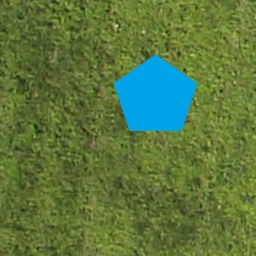
#> input picture image_processing/Grass_pentagon.jpg, 256 x 256 px
$ python image_processing.py
#> lines starting #> are read from the running program, lines starting #| are printed output that depends on the picture; after the words box and inside, x2 and y2 are one past the last pixel; in counts of white or black regions, pixels touching at a corner belong together
#code mostly from https://realpython.com/python-opencv-color-spaces/
import cv2
import numpy as np
import matplotlib.pyplot as plt
from matplotlib.colors import hsv_to_rgb

# [6 lines of commented-out code are left out]
img = cv2.imread('Grass_pentagon.jpg')
#> img is the input picture: shape (256, 256, 3); mean B, G, R 63.5, 119.2, 92.1

img = cv2.cvtColor(img,cv2.COLOR_BGR2RGB)

def crop_img(img,indx,done=False):

#> called with indx = 0, done = False
    if done is False:
        plt.imshow(img)
        plt.show()
        #sets the background of the image to black
        mask = np.zeros(img.shape[:2],np.uint8)
        bgdModel = np.zeros((1,65),np.float64)
        fgdModel = np.zeros((1,65),np.float64)
        rect = (50,50,450,290)
        cv2.grabCut(img,mask,rect,bgdModel,fgdModel,5,cv2.GC_INIT_WITH_RECT)
        mask2 = np.where((mask==2)|(mask==0),0,1).astype('uint8')
        img = img*mask2[:,:,np.newaxis]
        plt.imshow(img)
        #plt.show()

    #picks out a specific object in the image and crops out everything but that
    #code from opencv's website on watershed
    gray = cv2.cvtColor(img, cv2.COLOR_RGB2GRAY)
    ret, thresh = cv2.threshold(gray, 100, 255, cv2.THRESH_BINARY_INV+cv2.THRESH_OTSU)
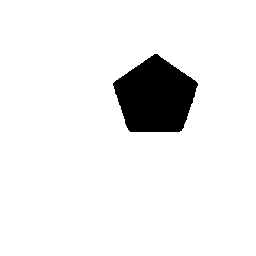
#> thresh: shape (256, 256); 92.9% white; 1 black region, box (x1, y1, x2, y2) and area: (113, 54, 198, 132) 4677
#> ret = 0
    # noise removal
    kernel = np.ones((3, 3), np.uint8)
    opening = cv2.morphologyEx(thresh, cv2.MORPH_OPEN, kernel, iterations=2)
    # sure background area
    sure_bg = cv2.dilate(opening, kernel, iterations=3)
#> sure_bg: shape (256, 256); 94.3% white; 1 black region, box (x1, y1, x2, y2) and area: (117, 59, 193, 129) 3743
    # Finding sure foreground area
    dist_transform = cv2.distanceTransform(opening, cv2.DIST_L2, 5)
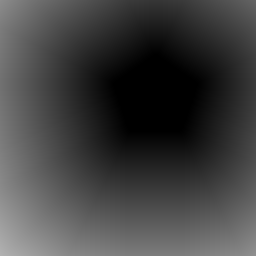
#> dist_transform: shape (256, 256) float32; min 0, max 178, mean 65
    ret, sure_fg = cv2.threshold(dist_transform, 0.7*dist_transform.max(), 255, 0)
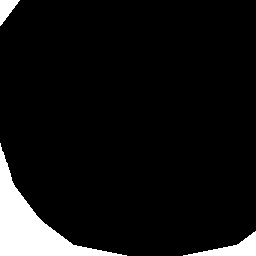
#> sure_fg: shape (256, 256) float32; 7.3% white; 3 white regions, box (x1, y1, x2, y2) and area: (0, 143, 127, 256) 3823, (183, 231, 256, 256) 668, (0, 0, 20, 26) 273
#> ret = 124.6
    # Finding unknown region
    sure_fg = np.uint8(sure_fg)
    unknown = cv2.subtract(sure_bg, sure_fg)
#> unknown: shape (256, 256); 87% white; 4 black regions, box (x1, y1, x2, y2) and area: (0, 143, 127, 256) 3823, (117, 59, 193, 129) 3743, (183, 231, 256, 256) 668, (0, 0, 20, 26) 273
    # Marker labelling
    ret, markers = cv2.connectedComponents(sure_fg)
#> markers: shape (256, 256) int32; 4 distinct labels, from 0 to 3
#> ret = 4
    # Add one to all labels so that sure background is not 0, but 1
    markers = markers+1
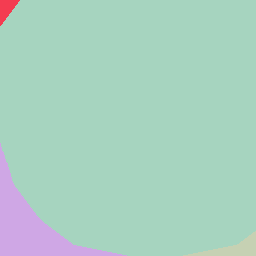
#> markers: shape (256, 256) int32; 4 distinct labels, from 1 to 4; one colour per label, 0 black
    # Now, mark the region of unknown with zero
    markers[unknown == 255] = 0
#> markers: shape (256, 256) int32; 5 distinct labels, from 0 to 4
    markers = cv2.watershed(img, markers)
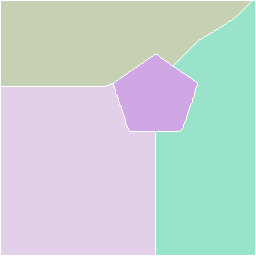
#> markers: shape (256, 256) int32; 5 distinct labels, from -1 to 4; one colour per label, 0 black, -1 white
    img[markers == -1] = [255, 255, 255]
    loc = []
    plt.imshow(img)
    plt.show()

    #performs the cropping of the image
    for i in range(len(markers)):
        for j in range(len(markers[i])):
            if markers[i][j] == 1:
                loc.append((i, j))
#> after the loop, loc = 4448 pairs, first value 55 to 131, second value 114 to 196
    if len(loc) > 1:
        loc.pop(0)
        x = []
        for i in range(len(loc)):
            x.append(loc[i][0])
#> after the loop, x = 4447 values from 55 to 131
        y = []
        for i in range(len(loc)):
            y.append(loc[i][1])
#> after the loop, y = 4447 values, max 196 at index 1259, min 114 at index 1177, mean 155
        minx = np.min(x)-3
#> minx = 52
        miny = np.min(y)-3
#> miny = 111
        maxx = np.max(x)+3
#> maxx = 134
        maxy = np.max(y)+3
#> maxy = 199
        img[markers == -1] = [255, 0, 0]
        plt.imshow(img)
        plt.show()
        roi = img[minx:maxx, miny:maxy]
        #roi_rgb = cv2.cvtColor(roi, cv2.COLOR_BGR2RGB)
        plt.imshow(roi)
        plt.show()
        cv2.imwrite("roi.jpg",roi)

crop_img(img,0)
roi = cv2.imread("roi.jpg",cv2.COLOR_BGR2RGB)
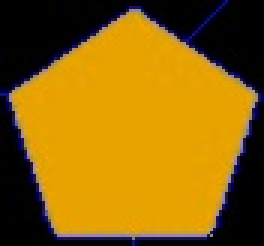
#> roi: shape (82, 88, 3) (shown 3 times larger); mean B, G, R 11.2, 100.3, 140.8

#color identification:

red = roi[:,:,2]
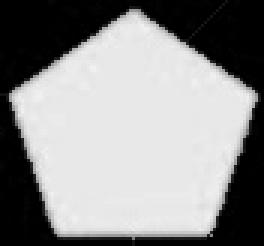
#> red: shape (82, 88) (shown 3 times larger); min 0, max 241, mean 140.8
red_color_x = []
red_color_y = []
#> (the run stopped early here; a loop or call above may not have finished)
